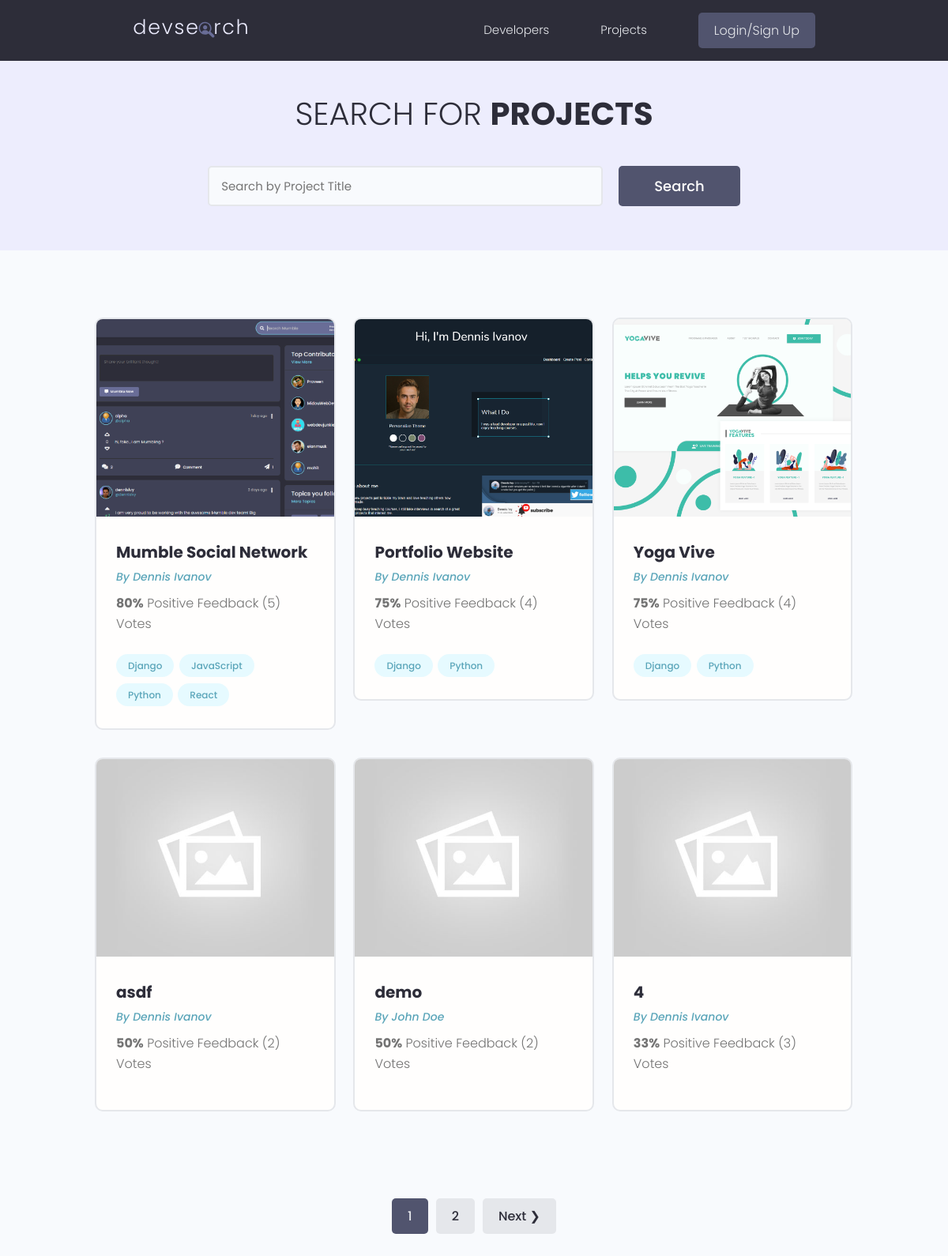
/projects/, run on the app's committed database.
### projects/models.py (models this page shows, shortened)
class Project(models.Model):
    owner = models.ForeignKey(Profile, null=True, blank=True, on_delete=models.SET_NULL)
    title = models.CharField(max_length=200)
    description = models.TextField(null=True, blank=True)
    featured_image = models.ImageField(null=True, blank=True, default="default.jpg")
    demo_link = models.CharField(max_length=2000, null=True, blank=True)
    source_link = models.CharField(max_length=2000, null=True, blank=True)
    tags = models.ManyToManyField('Tag', blank=True)
    vote_total = models.IntegerField(default=0, null=True, blank=True)
    vote_ratio = models.IntegerField(default=0, null=True, blank=True)
    created = models.DateTimeField(auto_now_add=True)
    id = models.UUIDField(default=uuid.uuid4, unique=True, primary_key=True, editable=False)
    class Meta:
        ordering = ['-vote_ratio', '-vote_total', 'title']

class Tag(models.Model):
    name = models.CharField(max_length=200)
    created = models.DateTimeField(auto_now_add=True)
    id = models.UUIDField(default=uuid.uuid4, unique=True, primary_key=True, editable=False)
    def __str__(self):
        return self.name

### users/models.py (models this page shows, shortened)
class Profile(models.Model):
    user = models.OneToOneField(User, on_delete=models.CASCADE, null=True, blank=True)
    name = models.CharField(max_length=200, blank=True, null=True)
    email = models.EmailField(max_length=500, blank=True, null=True)
    username = models.CharField(max_length=200, blank=True, null=True)
    location = models.CharField(max_length=200, blank=True, null=True)
    short_intro = models.CharField(max_length=200, blank=True, null=True)
    bio = models.TextField(blank=True, null=True)
    profile_image = models.ImageField(null=True, blank=True, upload_to='profiles/', default="profiles/user-default.png")
    social_github = models.CharField(max_length=200, blank=True, null=True)
    social_twitter = models.CharField(max_length=200, blank=True, null=True)
    social_linkedin = models.CharField(max_length=200, blank=True, null=True)
    social_youtube = models.CharField(max_length=200, blank=True, null=True)
    social_website = models.CharField(max_length=200, blank=True, null=True)
    created = models.DateTimeField(auto_now_add=True)
    id = models.UUIDField(default=uuid.uuid4, unique=True, primary_key=True, editable=False)

### projects/views.py (the view)
# urls.py: path('projects/', views.getProjects),
def projects(request):
    projects, search_query = searchProjects(request)
    result = 6
    custom_range, projects = paginateProjects(request, projects, result)
    context = {'projects' : projects, 'search_query' : search_query, 'custom_range' : custom_range}
    return render(request, 'projects/projects.html', context)

### projects/utils.py (called while the page is built)
def paginateProjects(request, projects, result):
    page = request.GET.get('page')
    paginator = Paginator(projects, result)
    try:
        projects = paginator.page(page)
    except PageNotAnInteger:
        page = 1
        projects = paginator.page(page)
    except EmptyPage:
        page = paginator.num_pages
        projects = paginator.page(page)
    leftIndex = (int(page) - 1)
    if leftIndex < 1:
        leftIndex = 1
    rightIndex = (int(page) + 2)
    if rightIndex > paginator.num_pages:
        rightIndex = paginator.num_pages + 1
    custom_range = range(leftIndex, rightIndex)
    return custom_range, projects

def searchProjects(request):
    search_query = ''
    if request.GET.get('search_query'):
        search_query = request.GET.get('search_query')
    tags = Tag.objects.filter(name__icontains=search_query)
    projects = Project.objects.distinct().filter(Q(title__icontains=search_query) | Q(description__icontains=search_query) | Q(owner__name__icontains=search_query) | Q(tags__in=tags))
    return projects, search_query

### projects/templates/projects/projects.html (shortened to what this page needs)
{% extends 'main.html' %}
{% block content %}
<main class="projects">
  <section class="hero-section text-center">
    <div class="container container--narrow">
      <div class="hero-section__box">
        <h2>Search for <span>Projects</span></h2>
      </div>
      <div class="hero-section__search">
        <form id='searchForm' class="form" action="{% url 'projects' %}" method="get">
          <div class="form__field">
            <input class="input input--text" id="formInput#search" type="text" name="search_query"
              value="{{search_query}}" placeholder="Search by Project Title" />
          </div>
          <input class="btn btn--sub btn--lg" type="submit" value="Search" />
        </form>
      </div>
    </div>
  </section>
  <section class="projectsList">
    <div class="container">
      <div class="grid grid--three">
      {% for project in projects %}
        <div class="column">
          <div class="card project">
            <a href="{% url 'project' project.id %}" class="project">
              <img class="project__thumbnail" src="{{ project.featured_image.url }}" alt="project thumbnail" />
              <div class="card__body">
                <h3 class="project__title">{{project.title}}</h3>
                <p><a class="project__author" href="{% url 'user-profile' project.owner.id %}">By {{project.owner.name}}</a></p>
                <p class="project--rating">
                  <span style="font-weight: bold;">{{project.vote_ratio}}%</span> Positive
                  Feedback ({{project.vote_total}}) Vote{{project.vote_total|pluralize:"s"}}
                </p>
                <div class="project__tags">
                  {% for tag in project.tags.all %}
                  <span class="tag tag--pill tag--main">
                    <small>{{tag}}</small>
                  </span>
                  {% endfor %}
                </div>
              </div>
            </a>
          </div>
        </div>
      {% endfor %}
      </div>
    </div>
  </section>
  {% include 'pagination.html' with queryset=projects custom_range=custom_range %}
</main>
{% endblock content %}

### static/styles/app.css (style rules this page uses)
:root { --color-sub: #2d2d39; }
.btn--sub { background-color: var(--color-sub-light); }
.card { border: 2px solid var(--color-light); }
img { width: 100%; }
.hero-section { height: 40vh; display: flex; align-items: center; background-color: var(--color-sub); }
.hero-section__box { margin-bottom: 4rem; }
.hero-section__box > h2, .hero-section__box > h2 > span { font-size: 4rem; color: var(--color-light); line-height: 1.3; text-transform: uppercase; }
.hero-section__box > h2 { font-weight: 300; }
.hero-section__box > h2 > span { font-weight: 700; }
.hero-section__search > .form { display: flex; align-items: center; justify-content: center; gap: 2rem; }
.hero-section__search > .form input.input--text { width: 50rem; }
.project__author { font-size: 1.4rem; font-style: italic; }
.project--rating { margin-bottom: 1.6em; margin-top: .5em; }
.projects > .hero-section { background: var(--color-sub-lighter); height: 30vh; }
.projects .hero-section__box { margin-bottom: 2.5rem; }
.projects .hero-section__box > h2 { color: var(--color-sub); }
.projects .hero-section__box > h2 > span { font-weight: 700; color: var(--color-sub); }
.projectsList { margin-top: 8rem; }
.project__thumbnail { height: 25rem; object-fit: cover; object-position: top center; }
.project__title { font-size: 2rem; font-weight: 700; color: var(--color-sub); }

### static/uikit/styles/modules/_variables.css (style rules this page uses)
:root { --color-main: #5aa5b9; --color-main-light: #e6faff; --color-sub: #3f4156; --color-sub-light: #51546e; --color-sub-lighter: #ededfd; --color-text: #737373; --color-gray: #8b8b8b; --color-light: #e5e7eb; --color-light-gray: #767676; --color-bg: #f8fafd; --color-white: #fffefd; --color-white-light: #f3f3f3; --color-success: #359e64; --color-success-bg: #def8e8; --color-error: #fc4b0b; --color-error-bg: #fff2ee; --font-base: 'Poppins', arial, helvetica, 'Segoe UI', roboto, ubuntu, sans-serif; --font-monospace: 'Fira Code', 'Courier New', courier, monospace; --font-regular: 300; --font-medium: 500; --font-bold: 700; --generic-shadow: 1px 1px 5px #00000010; --generic-transition: all 0.3s ease-in-out; }

### static/uikit/styles/modules/_base.css (style rules this page uses)
* { margin: 0; padding: 0; box-sizing: border-box; text-rendering: optimizeLegibility; color: inherit; font-size: inherit; }
html { font-size: 50%; }
@media only screen and (min-width: 480px) { html { font-size: 56.25%; } }
@media only screen and (min-width: 1200px) { html { font-size: 62.5%; } }
body { line-height: 1.6; font-weight: 400; font-size: 1.5rem; color: var(--color-text); background-color: var(--color-bg); min-height: 100vh; }

### static/uikit/styles/modules/_typography.css (style rules this page uses)
* { font-family: var(--font-base); }
h2 { font-size: 3.6rem; font-weight: var(--font-bold); }
h3 { font-size: 3.2rem; font-weight: var(--font-medium); }
p, span, strong { font-size: 1.6rem; color: var(--color-text); font-weight: var(--font-regular); }
a { padding-bottom: 2px; text-decoration: none; display: inline-block; color: var(--color-main); font-weight: var(--font-medium); }

### static/uikit/styles/modules/_utilities.css (style rules this page uses)
.container { width: 92%; max-width: 165rem; margin: 0 auto; box-sizing: border-box; }
.container--narrow { width: 92%; max-width: 120rem; }
@media screen and (min-width: 1000px) { .container { width: 90%; } }
@media screen and (min-width: 1000px) { .container--narrow { width: 85%; } }
@media screen and (min-width: 1200px) { .container { width: 80%; } }
@media screen and (min-width: 1200px) { .container--narrow { width: 72%; } }
.text-center { text-align: center; }

### static/uikit/styles/modules/_button.css (style rules this page uses)
.btn { display: inline-block; position: relative; cursor: pointer; background-color: var(--color-light); font-weight: var(--font-medium); color: var(--color-sub); text-decoration: none; padding: 1rem 2rem; border-radius: 0.5rem; border: none; width: -webkit-fit-content; width: -moz-fit-content; width: fit-content; height: -webkit-fit-content; height: -moz-fit-content; height: fit-content; font-size: 1.6rem; outline-width: 0; outline-color: transparent; -webkit-backface-visibility: hidden; backface-visibility: hidden; transition: all 0.3s ease-in-out; }
.btn--sub { background-color: var(--color-sub); color: var(--color-white); }
.btn--lg { font-size: 1.8rem; padding: 1.2rem 4.5rem; }

### static/uikit/styles/modules/_card.css (style rules this page uses)
.card { border-radius: 1rem; background-color: var(--color-white); border: 1.5px solid var(--color-light); width: auto; height: auto; margin-top: 0.5rem; margin-bottom: 0.5rem; overflow: hidden; }
.card__body, .card__header { padding: 2rem 2.5rem; }

### data on the page
Project: featured_image (picture), title "Mumble Social Network", owner.name "Dennis Ivanov", vote_ratio "80", vote_total "5"
Tag: name "Django"
Tag: name "JavaScript"
Tag: name "Python"
Tag: name "React"
Project: featured_image (picture), title "Portfolio Website", owner.name "Dennis Ivanov", vote_ratio "75", vote_total "4"
Project: featured_image (picture), title "Yoga Vive", owner.name "Dennis Ivanov", vote_ratio "75", vote_total "4"
Project: featured_image (placeholder picture), title "asdf", owner.name "Dennis Ivanov", vote_ratio "50", vote_total "2"
Project: featured_image (placeholder picture), title "demo", owner.name "John Doe", vote_ratio "50", vote_total "2"
Project: featured_image (placeholder picture), title "4", owner.name "Dennis Ivanov", vote_ratio "33", vote_total "3"

### other printed values
{{ page }} "1"
{{ page }} "2"
